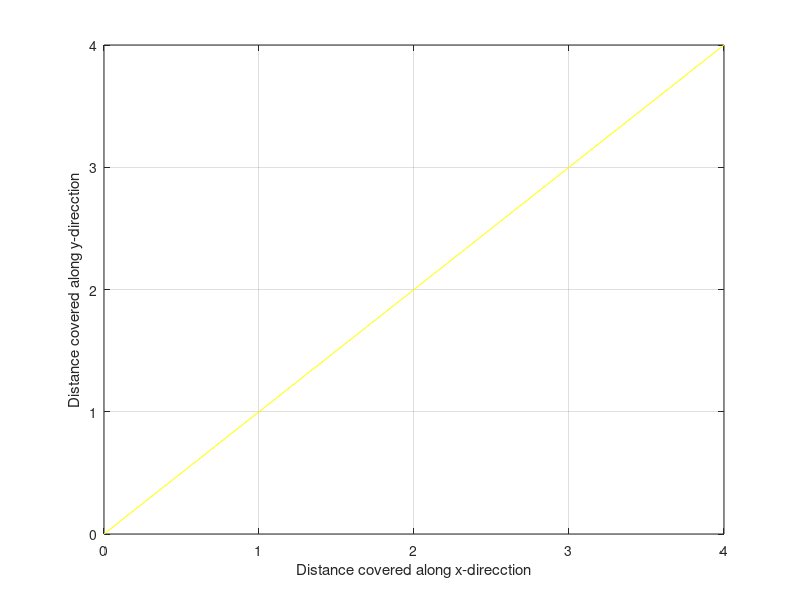

Recreate this plot in MATLAB. (Note: this script raises an error after producing the figure.)
%PROJECT TOPIC: IMPLEMENTATION OF REINFORCEMENT LEARNING BASED ROBOTIC PATH PLANNING 
%DIJKSTRA ALGORITHM FOR 4X4 GRID

A= [ 0 500 0 0 300 100 0 0 0 0 0 0 0 0 0 0 ;
     800 0 500 0 0 300 100 0 0 0 0 0 0 0 0 0 ;
     0 800 0 500 0 0 300 100 0 0 0 0 0 0 0 0 ;
     0 0 800 0 0 0 0 300 0 0 0 0 0 0 0 0 ;
     800 0 0 0 0 500 0 0 300 100 0 0 0 0 0 0 ;
     0 800 0 0 800 0 500 0 0 300 100 0 0 0 0 0 ;
     0 0 800 0 0 800 0 500 0 0 300 100 0 0 0 0 ;
     0 0 0 800 0 0 800 0 0 0 0 300 0 0 0 0 ;
     0 0 0 0 800 0 0 0 0 500 0 0 300 100 0 0 ;
     0 0 0 0 0 800 0 0 800 0 500 0 0 300 100 0 ;
     0 0 0 0 0 0 800 0 0 800 0 500 0 0 300 100 ;
     0 0 0 0 0 0 0 800 0 0 800 0 0 0 0 300 ;
     0 0 0 0 0 0 0 0 800 0 0 0 0 500 0 0 ;
     0 0 0 0 0 0 0 0 0 800 0 0 800 0 500 0 ;
     0 0 0 0 0 0 0 0 0 0 800 0 0 800 0 500 ;
     0 0 0 0 0 0 0 0 0 0 0 800 0 0 800 0 ];

% obstacle at node 6 
% A= [ 0 500 0 0 300 0 0 0 0 0 0 0 0 0 0 0 ;
%      800 0 500 0 0 0 100 0 0 0 0 0 0 0 0 0 ;
%      0 800 0 500 0 0 300 100 0 0 0 0 0 0 0 0 ;
%      0 0 800 0 0 0 0 300 0 0 0 0 0 0 0 0 ;
%      800 0 0 0 0 0 0 0 300 100 0 0 0 0 0 0 ;
%      0 0 0 0 0 0 0 0 0 0 0 0 0 0 0 0 ;
%      0 0 800 0 0 0 0 500 0 0 300 100 0 0 0 0 ;
%      0 0 0 800 0 0 800 0 0 0 0 300 0 0 0 0 ;
%      0 0 0 0 800 0 0 0 0 500 0 0 300 100 0 0 ;
%      0 0 0 0 0 0 0 0 800 0 500 0 0 300 100 0 ;
%      0 0 0 0 0 0 800 0 0 800 0 500 0 0 300 100 ;
%      0 0 0 0 0 0 0 800 0 0 800 0 0 0 0 300 ;
%      0 0 0 0 0 0 0 0 800 0 0 0 0 500 0 0 ;
%      0 0 0 0 0 0 0 0 0 800 0 0 800 0 500 0 ;
%      0 0 0 0 0 0 0 0 0 0 800 0 0 800 0 500 ;
%      0 0 0 0 0 0 0 0 0 0 0 800 0 0 800 0 ];


s =input('Enter the id of source node in the grid ');  %Starting node
d =input('Enter the id of destination node in the grid ');    %Destination node
numberof_obstacles = input('Enter the number of obstcles in the grid ');

%function [e L] = dijkstra(A,s,d)

%%%%%%%%%%%%%%%%%%%%%%%%%%%%%%%%%%%%%%%%%%%%%%%%%%%%%%%%%%%%%%%%%%%%%%%%%%%%%%%%%%%%%

X=0:4;
Y=0:4;
figure('Color',[0.8 0.8 0.8]);
  plot(X,Y,'y');
  set(gca,'Color','y')
xlabel('Distance covered along x-direcction')
ylabel('Distance covered along y-direcction')
grid on
hold on
set(gca,'XTick',[0 1 2 3 4],'YTick',[0 1 2 3 4]);
[stx sty] = getcoordinate(s);
plot(stx,sty,'o');
hold on
[dstx dsty] = getcoordinate(d);
plot(dstx,dsty,'o');
hold on

if (numberof_obstacles > 0)        % obstacle is present

% Obstacle plotting and Weight updation

for i=1:numberof_obstacles
     obstaclenode(i) = input(['Enter the node id  at which ' num2str(i) ' th obstacle is placed ']);
    [ x(i) y(i)] = getcoordinate(obstaclenode(i));
%      x(i)=input(['Enter the x coordinate of ' num2str(i) ' th obstacle ']);
%      y(i)=input(['Enter the y coordinate of ' num2str(i) ' th obstacle ']);
     plot(x(i),y(i),'m s','MarkerSize',25,'LineWidth',10);
     hold on
% updating the Graph matrix based on the position of obstacle

  for j= 1:1:16
    A(obstaclenode(i),j) = 0;
    A(j,obstaclenode(i)) = 0;
  end

end
end

tic
%%%%%%%%%%%%%%%%%%%%%%%%%%%%%%%%%%%%%%%%%%%%%%%%%%%%%%%%%%%%%%%%%%%%%%%%%%%%%%%%%%%%%

if s==d
    e=0
    L=[s]
else

A = setupgraph(A,inf,1);

if d==1
    d=s;
end
A=exchangenode(A,1,s);

lengthA=size(A,1);
W=zeros(lengthA);
for i=2 : lengthA
    W(1,i)=i;
    W(2,i)=A(1,i);
end

for i=1 : lengthA
    D(i,1)=A(1,i);
    D(i,2)=i;
end

D2=D(2:length(D),:);
L=2;
while L<=(size(W,1)-1)
    L=L+1;
    D2=sortrows(D2,1);
    k=D2(1,2);
    W(L,1)=k;
    D2(1,:)=[];
    for i=1 : size(D2,1)
        if D(D2(i,2),1)>(D(k,1)+A(k,D2(i,2)))
            D(D2(i,2),1) = D(k,1)+A(k,D2(i,2));
            D2(i,1) = D(D2(i,2),1);
        end
    end
    
    for i=2 : length(A)
        W(L,i)=D(i,1);
    end
end
if d==s
    L=[1];
else
    L=[d];
end
e=W(size(W,1),d)
L = listdijkstra(L,W,s,d)
end

%%%%%%%%%%%%%%%%%%%%%%%%%%%%%%%%%%%%%%%%%%%%%%%%%%%%%%%%%%%%%%%%%%%%%%%%%%%%%%%%%%%%%%%%%%%%%

% path drawing
pathnodes = numel(L);
px = stx;
py = sty;
for i=pathnodes:-1:1
     [npx npy] = getcoordinate(L(i));
%      npx
%      npy
     x1 = [px npx];
     y1 = [py npy];
     plot(x1,y1,'k','LineWidth',4);            
     hold on
     px = npx;
     py = npy;
end
%%%%%%%%%%%%%%%%%%%%%%%%%%%%%%%%%%%%%%%%%%%%%%%%%%%%%%%%%%%%%%%%%%%%%%%%%%%%%%%%%%%%%%%%%%%%%
toc 